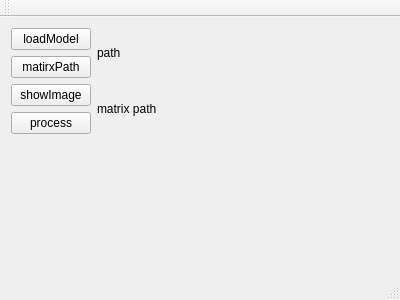
<?xml version="1.0" encoding="UTF-8"?>
<ui version="4.0">
 <class>MainWindow</class>
 <widget class="QMainWindow" name="MainWindow">
  <property name="geometry">
   <rect>
    <x>0</x>
    <y>0</y>
    <width>400</width>
    <height>300</height>
   </rect>
  </property>
  <property name="windowTitle">
   <string>MainWindow</string>
  </property>
  <widget class="QWidget" name="centralWidget">
   <layout class="QFormLayout" name="formLayout">
    <property name="fieldGrowthPolicy">
     <enum>QFormLayout::AllNonFixedFieldsGrow</enum>
    </property>
    <item row="0" column="0">
     <layout class="QHBoxLayout" name="horizontalLayout">
      <item>
       <layout class="QVBoxLayout" name="verticalLayout">
        <item>
         <widget class="QPushButton" name="loadModel">
          <property name="text">
           <string>loadModel</string>
          </property>
         </widget>
        </item>
        <item>
         <widget class="QPushButton" name="bMatrixPath">
          <property name="text">
           <string>matirxPath</string>
          </property>
         </widget>
        </item>
        <item>
         <widget class="QPushButton" name="showImage">
          <property name="text">
           <string>showImage</string>
          </property>
         </widget>
        </item>
        <item>
         <widget class="QPushButton" name="process">
          <property name="text">
           <string>process</string>
          </property>
         </widget>
        </item>
       </layout>
      </item>
      <item>
       <layout class="QVBoxLayout" name="verticalLayout_2">
        <item>
         <widget class="QLabel" name="modelPath">
          <property name="text">
           <string>path</string>
          </property>
         </widget>
        </item>
        <item>
         <widget class="QLabel" name="lmatrixPath">
          <property name="text">
           <string>matrix path</string>
          </property>
         </widget>
        </item>
       </layout>
      </item>
     </layout>
    </item>
   </layout>
  </widget>
  <widget class="QMenuBar" name="menuBar">
   <property name="geometry">
    <rect>
     <x>0</x>
     <y>0</y>
     <width>400</width>
     <height>22</height>
    </rect>
   </property>
  </widget>
  <widget class="QToolBar" name="mainToolBar">
   <attribute name="toolBarArea">
    <enum>TopToolBarArea</enum>
   </attribute>
   <attribute name="toolBarBreak">
    <bool>false</bool>
   </attribute>
  </widget>
  <widget class="QStatusBar" name="statusBar"/>
 </widget>
 <layoutdefault spacing="6" margin="11"/>
 <resources/>
 <connections/>
</ui>
